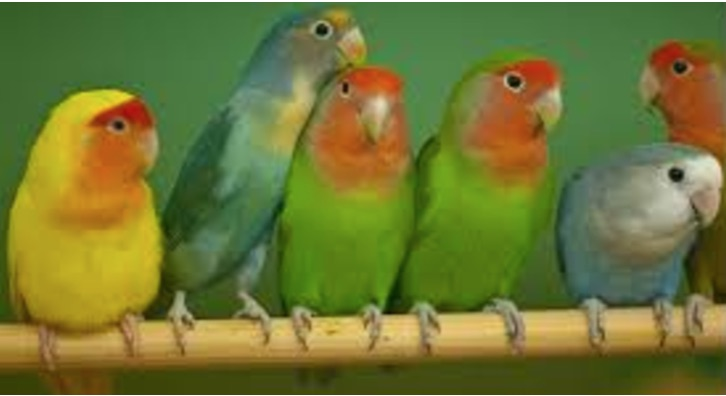
#> input picture 1_2_Convolutional_Filters_Edge_Detection/images/birds.jpg, 726 x 396 px
$ jupyter execute '4. Fourier Transform of Filters.ipynb'   (shell and % lines are left out)
#> lines starting #> are read from the running program, lines starting #| are printed output that depends on the picture
## High and Low Pass Filters

Now, you might be wondering, what makes filters high and low-pass; why is a Sobel filter high-pass and a Gaussian filter low-pass?

Well, you can actually visualize the frequencies that these filters block out by taking a look at their fourier transforms. The frequency components of any image can be displayed after doing a Fourier Transform (FT). An FT looks at the components of an image (edges that are high-frequency, and areas of smooth color as low-frequency), and plots the frequencies that occur as points in spectrum. So, let's treat our filters as small images, and display them in the frequency domain!

[cell 1]
import numpy as np
import matplotlib.pyplot as plt
import cv2


# Define gaussian, sobel, and laplacian (edge) filters

gaussian = (1/9)*np.array([[1, 1, 1],
                           [1, 1, 1],
                           [1, 1, 1]])

sobel_x= np.array([[-1, 0, 1],
                   [-2, 0, 2],
                   [-1, 0, 1]])

sobel_y= np.array([[-1,-2,-1],
                   [0, 0, 0],
                   [1, 2, 1]])

# laplacian, edge filter
laplacian=np.array([[0, 1, 0],
                    [1,-4, 1],
                    [0, 1, 0]])

filters = [gaussian, sobel_x, sobel_y, laplacian]
filter_name = ['gaussian','sobel_x', \
                'sobel_y', 'laplacian']


# perform a fast fourier transform on each filter
# and create a scaled, frequency transform image
f_filters = [np.fft.fft2(x) for x in filters]
fshift = [np.fft.fftshift(y) for y in f_filters]
frequency_tx = [np.log(np.abs(z)+1) for z in fshift]

# display 4 filters
for i in range(len(filters)):
    plt.subplot(2,2,i+1),plt.imshow(frequency_tx[i],cmap = 'gray')
    plt.title(filter_name[i]), plt.xticks([]), plt.yticks([])

plt.show()
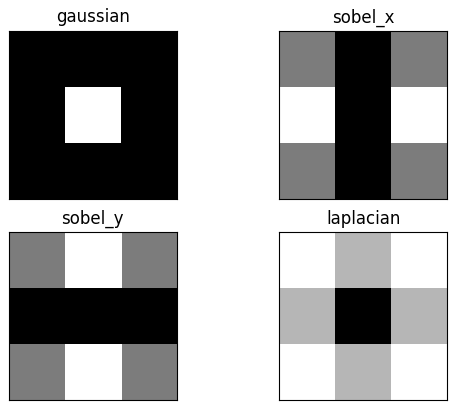
#> figure drawn by matplotlib, 4 panels

Areas of white or light gray, allow that part of the frequency spectrum through! Areas of black mean that part of the spectrum is blocked out of the image.

Recall that the low frequencies in the frequency spectrum are at the center of the frequency transform image, and high frequencies are at the edges. You should see that the Gaussian filter allows only low-pass frequencies through, which is the center of the frequency transformed image. The sobel filters block out frequencies of a certain orientation and a laplace (detects edges regardless of orientation) filter, should block out low-frequencies!

You are encouraged to load in an image, apply a filter to it using `filter2d` then visualize what the fourier transform of that image looks like before and after a filter is applied.

[cell 2]
## TODO: load in an image, and filter it using a kernel of your choice
bird=  cv2.imread("images/birds.jpg")
#> bird is the input picture: shape (396, 726, 3); mean B, G, R 52.2, 118.2, 111.1

rgb_bird = np.copy(bird)

rgb_bird = cv2.cvtColor(rgb_bird,cv2.COLOR_BGR2RGB)

gray_bird = cv2.cvtColor(rgb_bird,cv2.COLOR_RGB2GRAY)
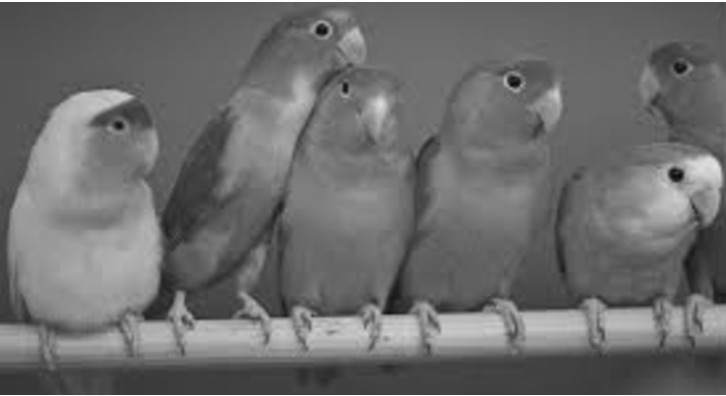
#> gray_bird: shape (396, 726); min 8, max 255, mean 108.6

gray_bird_gaussian = cv2.filter2D(gray_bird,-1,filters[0])
gray_bird_sobelx = cv2.filter2D(gray_bird,-1,filters[1])
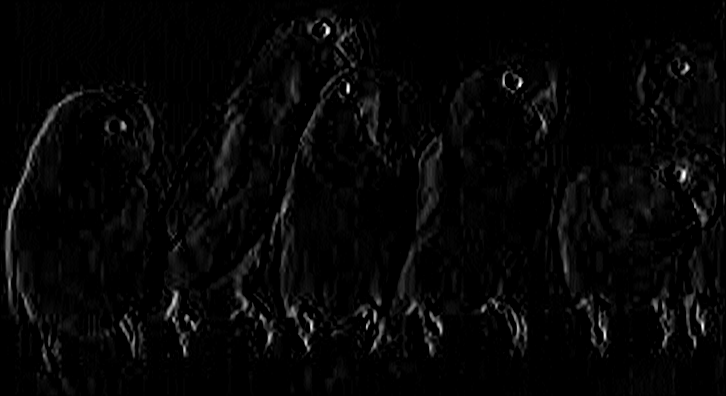
#> gray_bird_sobelx: shape (396, 726); min 0, max 255, mean 6.1
gray_bird_sobely = cv2.filter2D(gray_bird,-1,filters[2])
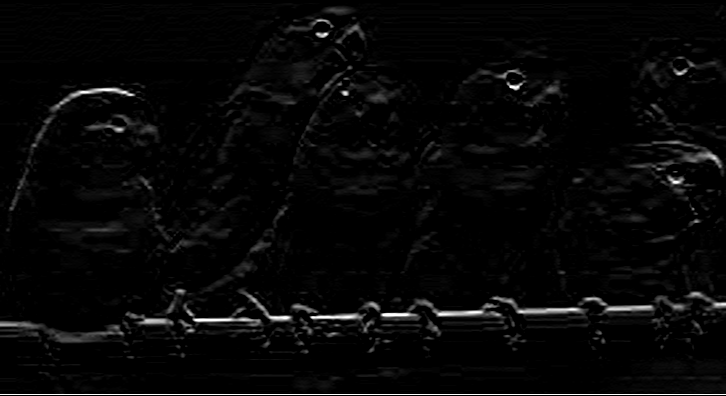
#> gray_bird_sobely: shape (396, 726); min 0, max 255, mean 7.1
gray_bird_laplace = cv2.filter2D(gray_bird,-1,filters[3])
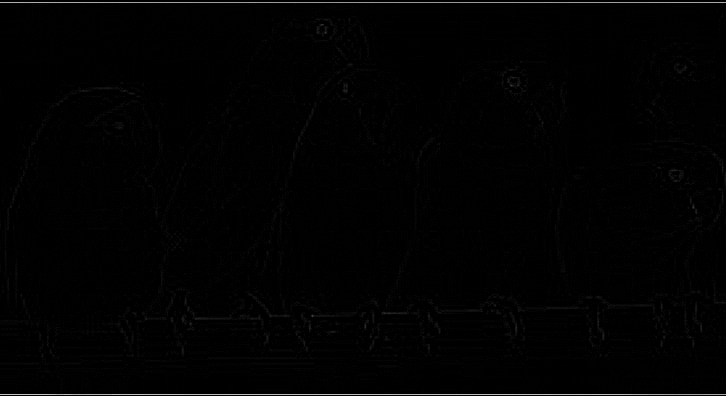
#> gray_bird_laplace: shape (396, 726); min 0, max 198, mean 1.9

plt.imshow(gray_bird,cmap="gray")

f, (ax1, ax2,ax3,ax4) = plt.subplots(1, 4, figsize=(20,10))

ax1.set_title('gray_bird_gaussian')
ax1.imshow(gray_bird_gaussian, cmap='gray')

ax2.set_title('gray_bird_sobelx')
ax2.imshow(gray_bird_sobelx, cmap='gray')

ax3.set_title('gray_bird_sobely')
ax3.imshow(gray_bird_sobely, cmap='gray')

ax4.set_title('gray_bird_laplace')
ax4.imshow(gray_bird_laplace, cmap='gray')

## apply a fourier transform to the original *and* filtered images and compare them

AFTER ADDING SOBEL FILTERED IMAGE TO GRAY IMAGE (VERTICAL IMAGES ARE MORE VISIABLE)

[cell 3]
sobel_bird = gray_bird+gray_bird_sobelx
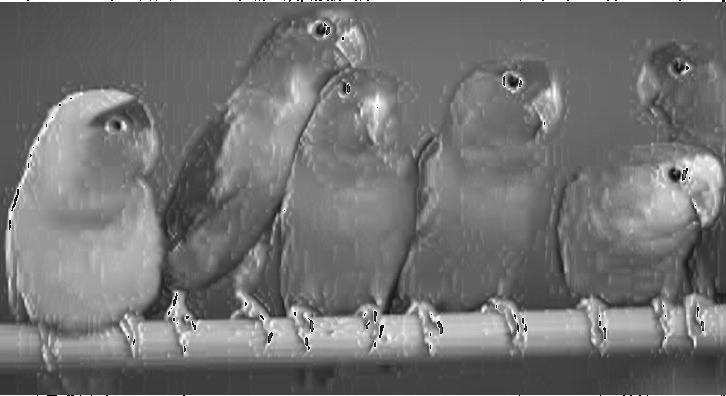
#> sobel_bird: shape (396, 726); min 0, max 255, mean 114
plt.imshow(sobel_bird,cmap="gray")

$ run again, with 1_2_Convolutional_Filters_Edge_Detection/images/curved_lane.jpg copied over 1_2_Convolutional_Filters_Edge_Detection/images/birds.jpg
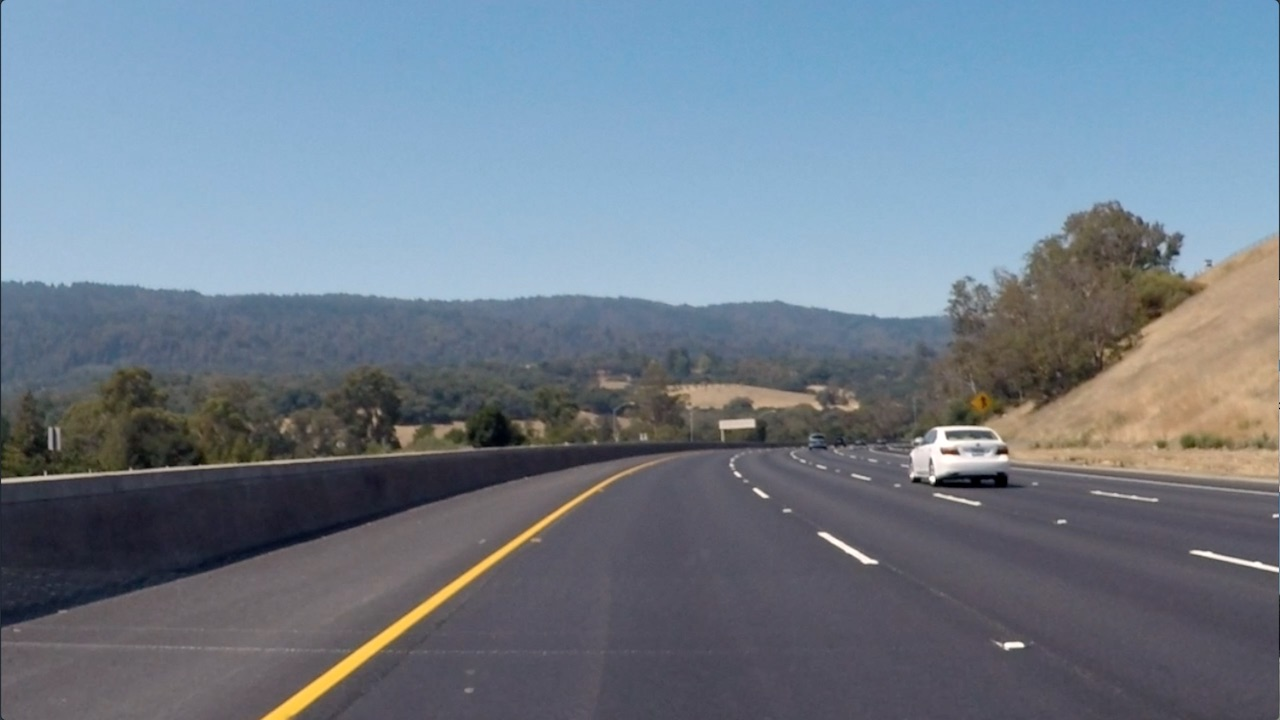
#> input picture 1_2_Convolutional_Filters_Edge_Detection/images/curved_lane.jpg, 1280 x 720 px
#> bird is the input picture: shape (720, 1280, 3); mean B, G, R 138.7, 125, 112.1
#> `gray_bird_laplace = cv2.filter2D(gray_bird,-1,filters[3])`:
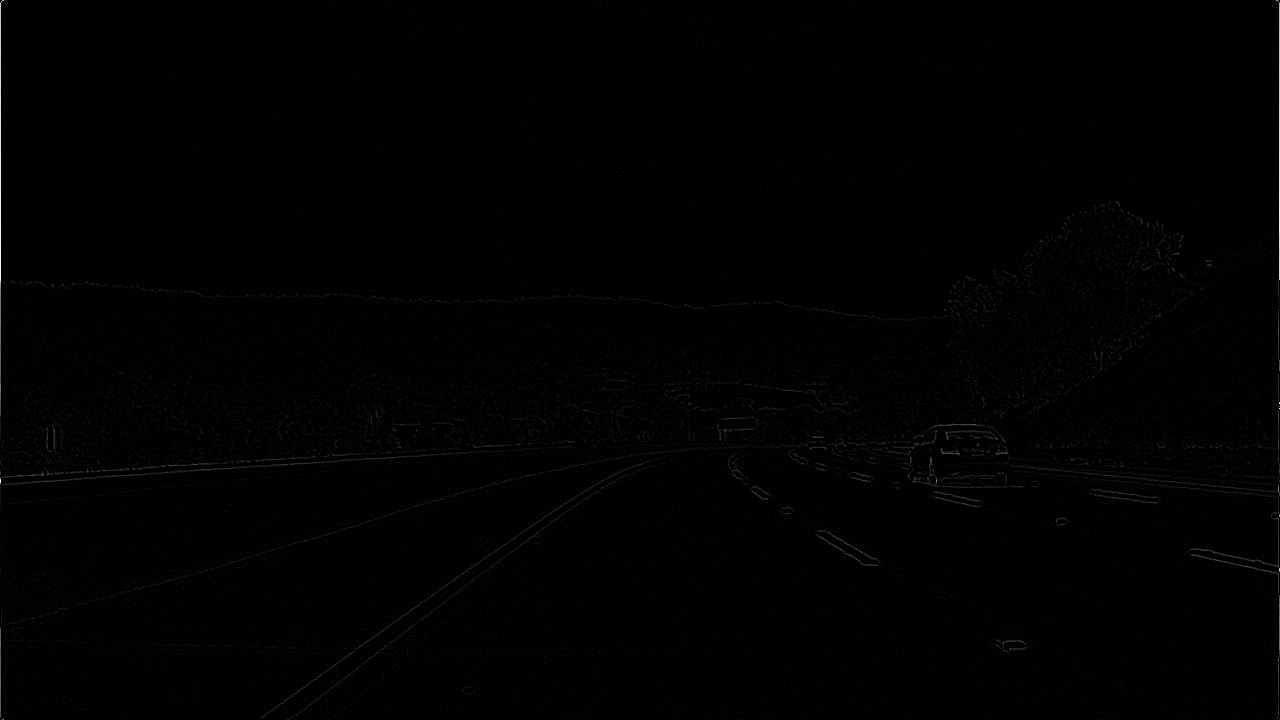
#> gray_bird_laplace: shape (720, 1280); min 0, max 255, mean 1.5
#> `sobel_bird = gray_bird+gray_bird_sobelx`:
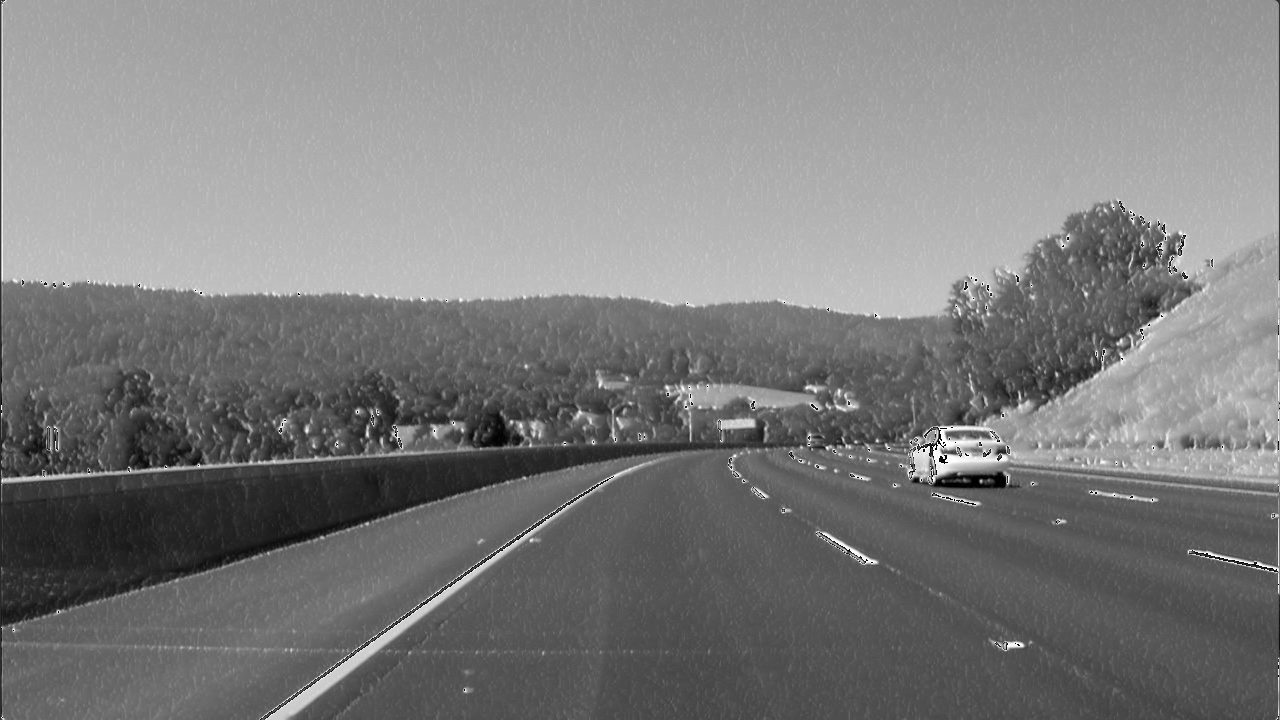
#> sobel_bird: shape (720, 1280); min 0, max 255, mean 125.8
